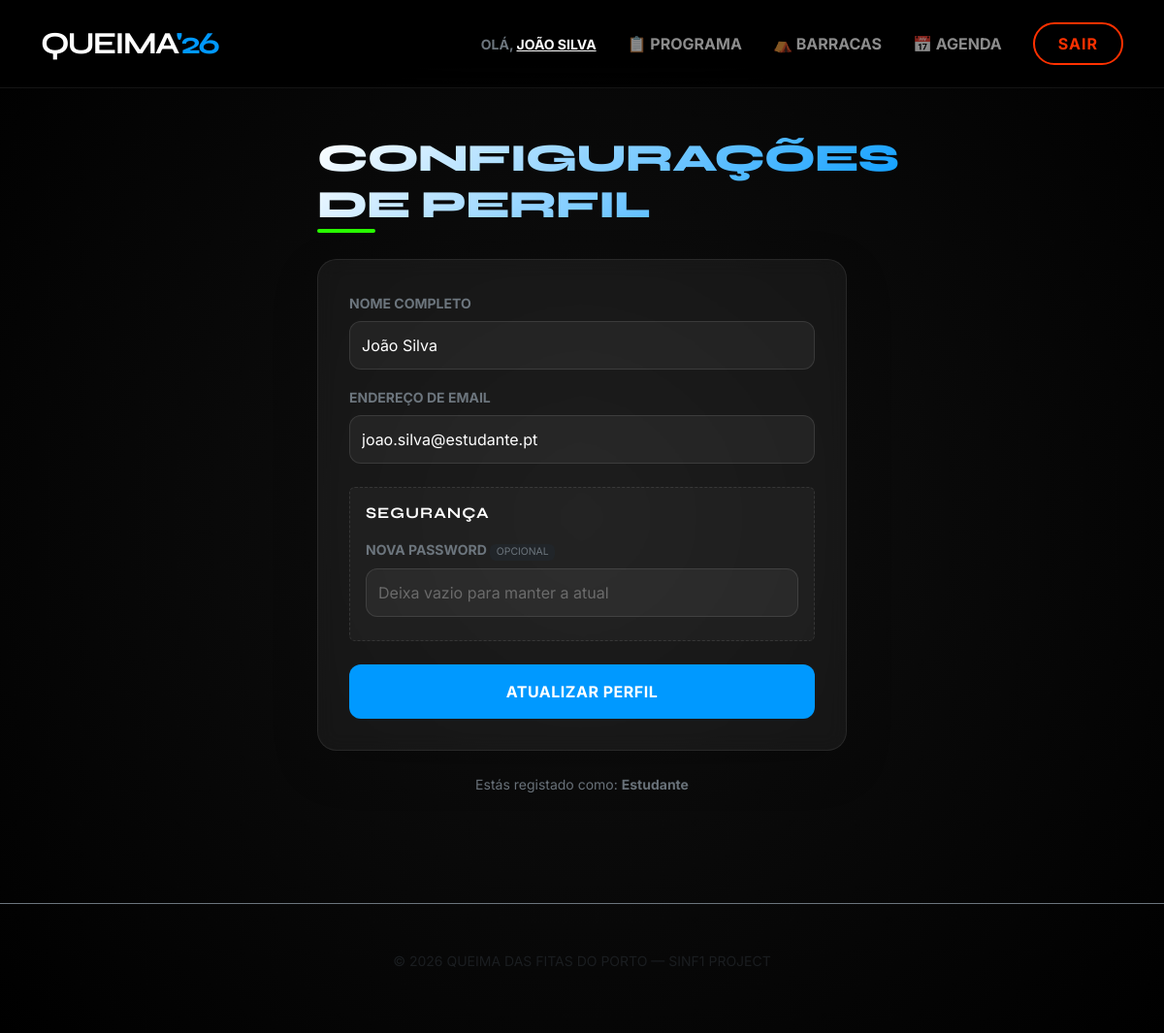
The page /profile.php (signed in) on the database its author committed.
### tables this page shows
CREATE TABLE User (
    id INT AUTO_INCREMENT PRIMARY KEY,
    role_id INT NOT NULL,
    name VARCHAR(100) NOT NULL,
    email VARCHAR(100) NOT NULL UNIQUE,
    password_hash VARCHAR(255) NOT NULL,
    FOREIGN KEY (role_id) REFERENCES Role(id) ON DELETE RESTRICT ON UPDATE CASCADE
);

### profile.php (called while the page is built, shortened)
<?php
require_once 'db.php';
require_once 'models/ProfileModel.php';
$user_id = $_SESSION['user_id'];
$is_admin = ($_SESSION['user_role'] == 1);
$user = getUserById($pdo, $user_id);
include 'views/profile_view.php';
?>

### models/ProfileModel.php (called while the page is built, shortened)
<?php
function getUserById($pdo, $user_id) {
    $stmt = $pdo->prepare("SELECT name, email FROM User WHERE id = ?");
    $stmt->execute([$user_id]);
    return $stmt->fetch(PDO::FETCH_ASSOC);
}
?>

### views/profile_view.php (the view, shortened to what this page needs)
<!DOCTYPE html>
<html lang="pt">
<head>
    <link href="https://cdn.jsdelivr.net/npm/bootstrap@5.3.0/dist/css/bootstrap.min.css" rel="stylesheet">
    <link rel="stylesheet" href="style.css">
</head>
<body class="login-container">
<nav class="navbar navbar-expand-lg navbar-dark sticky-top py-3">
    <div class="container">
        <a class="navbar-brand fs-2 fw-bold" href="index.php">QUEIMA<span style="color:var(--neon-blue)">'26</span></a>
        <div class="collapse navbar-collapse" id="navbarNav">
            <ul class="navbar-nav ms-auto align-items-center">
                <li class="nav-item me-3">
                    <span class="text-secondary small fw-bold text-uppercase">Olá,
                        <a href="profile.php" class="text-white text-decoration-underline fw-black">
                            <?php echo htmlspecialchars($user['name']); ?>
                        </a>
                    </span>
                </li>
                <li class="nav-item">
                    <a href="index.php" class="nav-link fw-bold text-uppercase small px-3">📋 Programa</a>
                </li>
                <li class="nav-item">
                    <a href="tents.php" class="nav-link fw-bold text-uppercase small px-3">⛺ Barracas</a>
                </li>
                <li class="nav-item">
                    <a href="agenda.php" class="nav-link fw-bold text-uppercase small px-3">📅 Agenda</a>
                </li>
                <li class="nav-item ms-lg-3">
                    <a href="logout.php" class="btn btn-bilhetes">SAIR</a>
                </li>
            </ul>
        </div>
    </div>
</nav>
<div class="container py-5">
    <div class="row justify-content-center">
        <div class="col-md-8 col-lg-6">
            <div class="mb-4">
                <h2 class="highlight-title">Configurações de Perfil</h2>
            </div>
            <div class="card event-card shadow-lg p-2">
                <div class="card-body p-4">
                    <form method="POST">
                        <div class="row">
                            <div class="col-md-12 mb-3">
                                <label class="form-label small text-secondary fw-bold text-uppercase">Nome Completo</label>
                                <input type="text" name="nome" class="form-control" value="<?php echo htmlspecialchars($user['name']); ?>" required>
                            </div>
                            <div class="col-md-12 mb-4">
                                <label class="form-label small text-secondary fw-bold text-uppercase">Endereço de Email</label>
                                <input type="email" name="email" class="form-control" value="<?php echo htmlspecialchars($user['email']); ?>" required>
                            </div>
                        </div>
                        <div class="p-3 rounded mb-4" style="background: rgba(255,255,255,0.03); border: 1px dashed rgba(255,255,255,0.1);">
                            <h6 class="text-white fw-bold mb-3" style="font-family: 'Syne', sans-serif; letter-spacing: 1px;">SEGURANÇA</h6>
                            <div class="mb-2">
                                <label class="form-label small text-secondary fw-bold text-uppercase">
                                    Nova Password
                                    <span class="badge bg-dark text-secondary fw-normal lowercase" style="font-size: 0.65rem;">Opcional</span>
                                </label>
                                <input type="password" name="nova_password" class="form-control" placeholder="Deixa vazio para manter a atual">
                            </div>
                        </div>
                        <div class="d-grid">
                            <button type="submit" class="btn btn-primary py-3 fw-bold text-uppercase">
                                Atualizar Perfil
                            </button>
                        </div>
                    </form>
                </div>
            </div>
            <div class="text-center mt-4">
                <p class="text-secondary small">
                    Estás registado como: <strong><?php echo $is_admin ? 'Administrador' : 'Estudante'; ?></strong>
                </p>
            </div>
        </div>
    </div>
</div>
<footer class="mt-5 py-5 border-top border-secondary text-center text-muted">
    <p class="small">&copy; 2026 QUEIMA DAS FITAS DO PORTO — SINF1 PROJECT</p>
</footer>
</body>
</html>

### style.css (style rules this page uses)
:root { --neon-green: #29ff00; --neon-blue: #0099ff; --neon-red: #ff3100; --neon-purple: #bd00ff; --glass-bg: rgba(255, 255, 255, 0.05); --queima-black: #0a0a0a; }
* { scrollbar-width: thin; scrollbar-color: var(--neon-blue) #111; }
html { scroll-behavior: smooth; }
body { background: radial-gradient(circle at top right, #1a1a1a, #000); color: #fff; font-family: 'Inter', sans-serif; overflow-x: hidden; min-height: 100vh; }
h1, h2, .navbar-brand { font-family: 'Syne', sans-serif; text-transform: uppercase; letter-spacing: -1px; }
.navbar { backdrop-filter: blur(20px); background: rgba(0,0,0,0.85) !important; border-bottom: 1px solid rgba(255,255,255,0.08); transition: all 0.3s ease; }
.navbar-brand { letter-spacing: -2px; }
.event-card { background: var(--glass-bg); border: 1px solid rgba(255,255,255,0.08); border-radius: 20px; transition: all 0.4s cubic-bezier(0.175, 0.885, 0.32, 1.275); backdrop-filter: blur(10px); overflow: hidden; }
.btn-primary { background: var(--neon-blue); border: none; border-radius: 12px; font-weight: bold; letter-spacing: 0.5px; transition: all 0.3s; }
.btn-bilhetes { background: transparent; color: var(--neon-red); border: 2px solid var(--neon-red); border-radius: 50px; padding: 8px 24px; font-weight: bold; text-transform: uppercase; letter-spacing: 1px; transition: all 0.3s; }
.form-control, .form-select { background: rgba(255, 255, 255, 0.05) !important; border: 1px solid rgba(255, 255, 255, 0.1) !important; color: #fff !important; border-radius: 12px; padding: 12px; transition: all 0.3s; }
.form-control::placeholder { color: rgba(255,255,255,0.3); }
.login-container { background: radial-gradient(circle at center, #111 0%, #000 100%); min-height: 100vh; }
.highlight-title { font-family: 'Syne', sans-serif; font-size: 2.5rem; font-weight: 800; background: linear-gradient(135deg, #fff 0%, var(--neon-blue) 100%); -webkit-background-clip: text; -webkit-text-fill-color: transparent; background-clip: text; position: relative; display: inline-block; }
.highlight-title::after { content: ''; position: absolute; bottom: -5px; left: 0; width: 60px; height: 4px; background: var(--neon-green); border-radius: 2px; }
.event-card { animation: fadeInUp 0.6s ease forwards; }

### rows shown on the page
user: name "JOÃO SILVA", nome "João Silva", email "joao.silva@estudante.pt"
